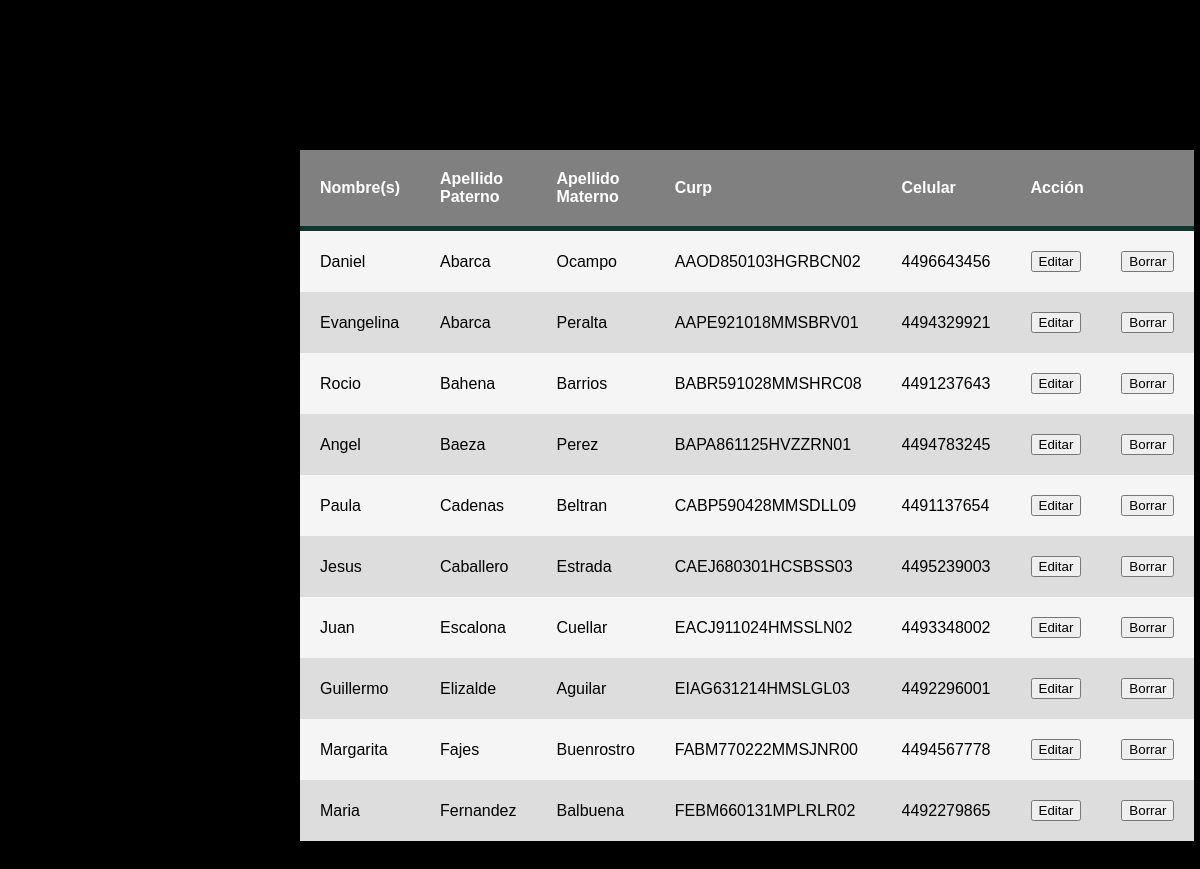
Screenshot of /back-end/Consultar.php with the database file from the repository.
### tables this page shows
CREATE TABLE `formulario` (
  `idCurp` varchar(18) NOT NULL,
  `Nombres` varchar(45) DEFAULT NULL,
  `A_Paterno` varchar(45) DEFAULT NULL,
  `A_Materno` varchar(45) DEFAULT NULL,
  `Celular` bigint(10) DEFAULT NULL
);

### back-end/Consultar.php (the view, shortened to what this page needs)
<?php
    $conectar = new mysqli("localhost","root","","datos");
 ?>
<!DOCTYPE html>
<html>
<head>
	<link rel="stylesheet" href="tabla.css" type="text/css">
</head>
<body>
	<center>
	<div id= "main-container">
		<table>
			<thead>
				<tr>
					<th>Nombre(s)</th>
					<th>Apellido Paterno</th>
					<th>Apellido Materno</th>
					<th>Curp</th>
					<th>Celular</th>
					<th colspan="2">Acción</th>
				</tr>
			</thead>
				<?php
				$sql="SELECT * from formulario";
				$result=mysqli_query($conectar,$sql);
				while($mostrar=mysqli_fetch_array($result)){
				?>
				<tr>
					<td><?php echo $mostrar['Nombres'] ?></td>
					<td><?php echo $mostrar['A_Paterno'] ?></td>
					<td><?php echo $mostrar['A_Materno'] ?></td>
					<td><?php echo $mostrar['idCurp'] ?></td>
					<td><?php echo $mostrar['Celular'] ?></td>
					<td><a href="editar.php"><button class="btn btn-success"  type="button">Editar</button></a></td>
					<td><a href="borrar.php"><button class="btn btn-danger"  type="button">Borrar</button></a></td>
				</tr>
				<?php
		}
		?>
		</table>
	</center>
</body>
</html>

### front-ted/tabla.css (style rules this page uses)
body { background-color:black; font-family: Arial; }
#main-container { margin: 150px auto; width: 600px; }
table { background-color: whitesmoke; text-align: left; border-collapse: collapse; width: 100%; }
td,th { padding: 20px; }
thead { background-color: gray; color:white; border-bottom: solid 5px #0f362d; }
tr:nth-child(even) { background-color: #ddd; }

### rows the page displays
formulario: Nombres "Daniel", A_Paterno "Abarca", A_Materno "Ocampo", idCurp "AAOD850103HGRBCN02", Celular "4496643456"
formulario: Nombres "Evangelina", A_Paterno "Abarca", A_Materno "Peralta", idCurp "AAPE921018MMSBRV01", Celular "4494329921"
formulario: Nombres "Rocio", A_Paterno "Bahena", A_Materno "Barrios", idCurp "BABR591028MMSHRC08", Celular "4491237643"
formulario: Nombres "Angel", A_Paterno "Baeza", A_Materno "Perez", idCurp "BAPA861125HVZZRN01", Celular "4494783245"
formulario: Nombres "Paula", A_Paterno "Cadenas", A_Materno "Beltran", idCurp "CABP590428MMSDLL09", Celular "4491137654"
formulario: Nombres "Jesus", A_Paterno "Caballero", A_Materno "Estrada", idCurp "CAEJ680301HCSBSS03", Celular "4495239003"
formulario: Nombres "Juan", A_Paterno "Escalona", A_Materno "Cuellar", idCurp "EACJ911024HMSSLN02", Celular "4493348002"
formulario: Nombres "Guillermo", A_Paterno "Elizalde", A_Materno "Aguilar", idCurp "EIAG631214HMSLGL03", Celular "4492296001"
formulario: Nombres "Margarita", A_Paterno "Fajes", A_Materno "Buenrostro", idCurp "FABM770222MMSJNR00", Celular "4494567778"
formulario: Nombres "Maria", A_Paterno "Fernandez", A_Materno "Balbuena", idCurp "FEBM660131MPLRLR02", Celular "4492279865"
